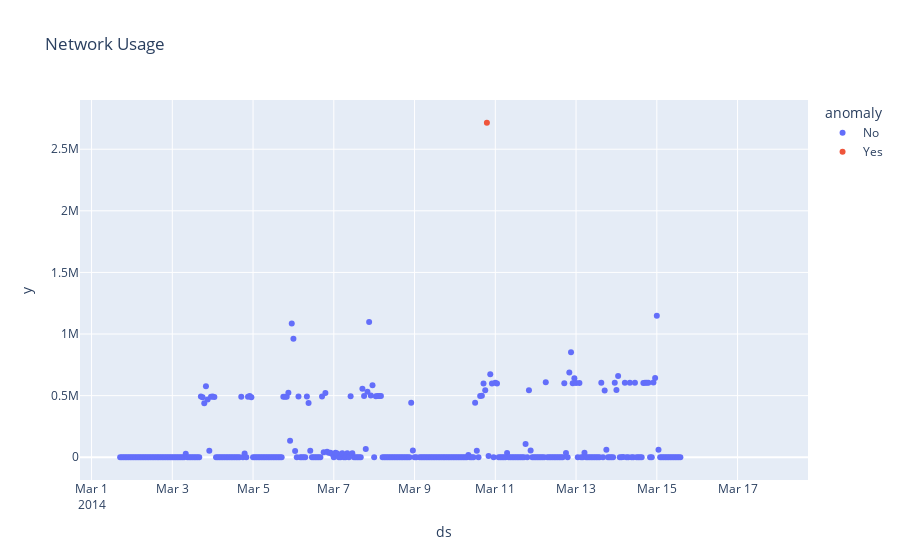

Source (notebook cell):
### Code cell
#visualize the anomaly data
fig = px.scatter(result.reset_index(), x='ds', y='y', color='anomaly', title='Network Usage')
fig.show()

### Figure 1 — Plotly figure (JSON) as saved in the notebook; plotly's stock layout.template omitted (floating-point values rounded to 4 significant figures; data arrays with more than 128 entries replaced by an {"elided": "..."} marker saying what was removed)
{"data": [{"hovertemplate": "anomaly=No<br>ds=%{x}<br>y=%{y}<extra></extra>", "legendgroup": "No", "marker": {"color": "#636efa", "symbol": "circle"}, "mode": "markers", "name": "No", "orientation": "v", "showlegend": true, "type": "scatter", "x": {"elided": "385 str values"}, "xaxis": "x", "y": {"elided": "385 float values"}, "yaxis": "y"}, {"hovertemplate": "anomaly=Yes<br>ds=%{x}<br>y=%{y}<extra></extra>", "legendgroup": "Yes", "marker": {"color": "#EF553B", "symbol": "circle"}, "mode": "markers", "name": "Yes", "orientation": "v", "showlegend": true, "type": "scatter", "x": ["2014-03-10T19:00:00"], "xaxis": "x", "y": [2715000.0], "yaxis": "y"}], "layout": {"autosize": true, "legend": {"title": {"text": "anomaly"}, "tracegroupgap": 0}, "title": {"text": "Network Usage"}, "xaxis": {"anchor": "y", "autorange": true, "domain": [0, 1], "range": ["2014-02-28 17:54:23.5639", "2014-03-18 17:05:36.4361"], "title": {"text": "ds"}, "type": "date"}, "yaxis": {"anchor": "x", "autorange": true, "domain": [0, 1], "range": [-224000.0, 2939000.0], "title": {"text": "y"}, "type": "linear"}}}
